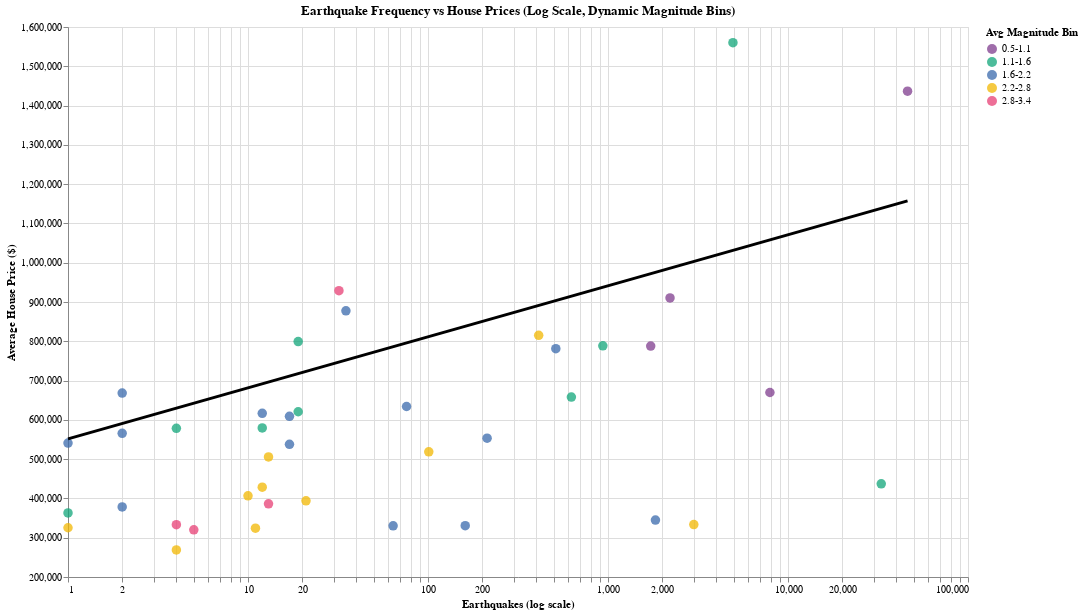

The notebook cell this image was saved under:
### Code cell
import altair as alt
import pandas as pd
import numpy as np

# --------------------------
# 1. FILTER AND CLEAN DATA
# --------------------------

df_corr = agg_state_year_chosen[
    (agg_state_year_chosen["n_earthquakes"] > 0) &
    (agg_state_year_chosen["avg_price"] > 0) &
    (agg_state_year_chosen["avg_magnitude"].notna())
].copy()

# Ensure numeric
df_corr["n_earthquakes"] = pd.to_numeric(df_corr["n_earthquakes"], errors="coerce")
df_corr["avg_price"] = pd.to_numeric(df_corr["avg_price"], errors="coerce")
df_corr["avg_magnitude"] = pd.to_numeric(df_corr["avg_magnitude"], errors="coerce")

# --------------------------
# 2. CREATE DYNAMIC EXCLUSIVE BINS
# --------------------------

# Determine min and max for avg_magnitude
min_mag = df_corr["avg_magnitude"].min()
max_mag = df_corr["avg_magnitude"].max()

# Create 5 equal-width bins between min and max
bins = np.linspace(min_mag, max_mag, num=6)  # 6 edges → 5 bins
labels = [f"{round(bins[i],1)}-{round(bins[i+1],1)}" for i in range(len(bins)-1)]

# right=False ensures exclusive upper boundary
df_corr["magnitude_bin"] = pd.cut(df_corr["avg_magnitude"], bins=bins, labels=labels, right=False)

# --------------------------
# 3. DEFINE DARK COLOR SCALE
# --------------------------

color_scale = alt.Scale(
    domain=labels,
    range=["#7f3c8d", "#11a579", "#3969ac", "#f2b701", "#e73f74"]  # dark, distinct
)

# --------------------------
# 4. SCATTER PLOT
# --------------------------

scatter = (
    alt.Chart(df_corr)
    .mark_circle(size=90, opacity=0.75)
    .encode(
        x=alt.X("n_earthquakes:Q", title="Earthquakes (log scale)", scale=alt.Scale(type="log")),
        y=alt.Y("avg_price:Q", title="Average House Price ($)", scale=alt.Scale(zero=False)),
        color=alt.Color("magnitude_bin:N", title="Avg Magnitude Bin", scale=color_scale),
        tooltip=[
            alt.Tooltip("state:N"),
            alt.Tooltip("n_earthquakes:Q", title="Earthquakes"),
            alt.Tooltip("avg_price:Q", title="Avg Price ($)"),
            alt.Tooltip("avg_magnitude:Q", title="Avg Magnitude"),
            alt.Tooltip("magnitude_bin:N", title="Magnitude Bin")
        ]
    )
)

# --------------------------
# 5. REGRESSION TRENDLINE
# --------------------------

smooth = (
    alt.Chart(df_corr)
    .transform_regression("n_earthquakes", "avg_price", method="linear")
    .mark_line(color="black", size=3)
    .encode(
        x=alt.X("n_earthquakes:Q", scale=alt.Scale(type="log")),
        y="avg_price:Q"
    )
)

# --------------------------
# 6. COMBINE PLOT
# --------------------------

correlation = (scatter + smooth).properties(
    width=900,
    height=550,
    title="Earthquake Frequency vs House Prices (Log Scale, Dynamic Magnitude Bins)"
)

correlation

### Figure 1 — Vega-Lite specification as saved in the notebook (floating-point values rounded to 4 significant figures)
{"config": {"view": {"continuousWidth": 300, "continuousHeight": 300}}, "layer": [{"mark": {"type": "circle", "opacity": 0.75, "size": 90}, "encoding": {"color": {"field": "magnitude_bin", "scale": {"domain": ["0.5-1.1", "1.1-1.6", "1.6-2.2", "2.2-2.8", "2.8-3.4"], "range": ["#7f3c8d", "#11a579", "#3969ac", "#f2b701", "#e73f74"]}, "title": "Avg Magnitude Bin", "type": "nominal"}, "tooltip": [{"field": "state", "type": "nominal"}, {"field": "n_earthquakes", "title": "Earthquakes", "type": "quantitative"}, {"field": "avg_price", "title": "Avg Price ($)", "type": "quantitative"}, {"field": "avg_magnitude", "title": "Avg Magnitude", "type": "quantitative"}, {"field": "magnitude_bin", "title": "Magnitude Bin", "type": "nominal"}], "x": {"field": "n_earthquakes", "scale": {"type": "log"}, "title": "Earthquakes (log scale)", "type": "quantitative"}, "y": {"field": "avg_price", "scale": {"zero": false}, "title": "Average House Price ($)", "type": "quantitative"}}}, {"mark": {"type": "line", "color": "black", "size": 3}, "encoding": {"x": {"field": "n_earthquakes", "scale": {"type": "log"}, "type": "quantitative"}, "y": {"field": "avg_price", "type": "quantitative"}}, "transform": [{"on": "n_earthquakes", "regression": "avg_price", "method": "linear"}]}], "data": {"name": "data-68a541973310108b2537f983c21360a5"}, "height": 550, "title": "Earthquake Frequency vs House Prices (Log Scale, Dynamic Magnitude Bins)", "width": 900, "$schema": "https://vega.github.io/schema/vega-lite/v5.20.1.json", "datasets": {"data-68a541973310108b2537f983c21360a5": [{"state": "Alabama", "state_fips": 1, "year": 2015, "n_earthquakes": 21.0, "avg_magnitude": 2.38, "max_magnitude": 3.5, "avg_depth": 2.761, "n_properties": 217.0, "avg_price": 393900.0, "median_price": 285000.0, "avg_bedrooms": 3.53, "avg_bathrooms": 2.719, "magnitude_bin": "2.2-2.8"}, {"state": "Alaska", "state_fips": 2, "year": 2015, "n_earthquakes": 32970.0, "avg_magnitude": 1.569, "max_magnitude": 6.8, "avg_depth": 40.96, "n_properties": 24.0, "avg_price": 437300.0, "median_price": 372200.0, "avg_bedrooms": 3.333, "avg_bathrooms": 2.667, "magnitude_bin": "1.1-1.6"}, {"state": "Arizona", "state_fips": 4, "year": 2015, "n_earthquakes": 76.0, "avg_magnitude": 1.918, "max_magnitude": 4.0, "avg_depth": 10.58, "n_properties": 749.0, "avg_price": 634000.0, "median_price": 460000.0, "avg_bedrooms": 3.192, "avg_bathrooms": 2.479, "magnitude_bin": "1.6-2.2"}, {"state": "Arkansas", "state_fips": 5, "year": 2015, "n_earthquakes": 64.0, "avg_magnitude": 2.095, "max_magnitude": 2.98, "avg_depth": 5.324, "n_properties": 167.0, "avg_price": 330200.0, "median_price": 240000.0, "avg_bedrooms": 3.24, "avg_bathrooms": 2.371, "magnitude_bin": "1.6-2.2"}, {"state": "California", "state_fips": 6, "year": 2015, "n_earthquakes": 46150.0, "avg_magnitude": 0.966, "max_magnitude": 5.72, "avg_depth": 5.768, "n_properties": 2420.0, "avg_price": 1437000.0, "median_price": 761200.0, "avg_bedrooms": 3.501, "avg_bathrooms": 2.879, "magnitude_bin": "0.5-1.1"}, {"state": "Colorado", "state_fips": 8, "year": 2015, "n_earthquakes": 32.0, "avg_magnitude": 2.954, "max_magnitude": 3.9, "avg_depth": 3.545, "n_properties": 567.0, "avg_price": 928700.0, "median_price": 619500.0, "avg_bedrooms": 3.66, "avg_bathrooms": 3.039, "magnitude_bin": "2.8-3.4"}, {"state": "Connecticut", "state_fips": 9, "year": 2015, "n_earthquakes": 19.0, "avg_magnitude": 1.618, "max_magnitude": 3.3, "avg_depth": 4.702, "n_properties": 244.0, "avg_price": 620600.0, "median_price": 387000.0, "avg_bedrooms": 3.627, "avg_bathrooms": 2.709, "magnitude_bin": "1.1-1.6"}, {"state": "Georgia", "state_fips": 13, "year": 2015, "n_earthquakes": 13.0, "avg_magnitude": 2.616, "max_magnitude": 4.4, "avg_depth": 10.02, "n_properties": 437.0, "avg_price": 505700.0, "median_price": 387000.0, "avg_bedrooms": 3.73, "avg_bathrooms": 3.05, "magnitude_bin": "2.2-2.8"}, {"state": "Hawaii", "state_fips": 15, "year": 2015, "n_earthquakes": 4944.0, "avg_magnitude": 1.427, "max_magnitude": 5.2, "avg_depth": 6.816, "n_properties": 137.0, "avg_price": 1560000.0, "median_price": 889000.0, "avg_bedrooms": 2.971, "avg_bathrooms": 2.46, "magnitude_bin": "1.1-1.6"}, {"state": "Idaho", "state_fips": 16, "year": 2015, "n_earthquakes": 513.0, "avg_magnitude": 2.018, "max_magnitude": 5.0, "avg_depth": 7.825, "n_properties": 84.0, "avg_price": 781200.0, "median_price": 607000.0, "avg_bedrooms": 3.631, "avg_bathrooms": 2.452, "magnitude_bin": "1.6-2.2"}, {"state": "Illinois", "state_fips": 17, "year": 2015, "n_earthquakes": 10.0, "avg_magnitude": 2.381, "max_magnitude": 3.4, "avg_depth": 12.32, "n_properties": 789.0, "avg_price": 406500.0, "median_price": 289000.0, "avg_bedrooms": 3.426, "avg_bathrooms": 2.63, "magnitude_bin": "2.2-2.8"}, {"state": "Indiana", "state_fips": 18, "year": 2015, "n_earthquakes": 1.0, "avg_magnitude": 2.33, "max_magnitude": 2.33, "avg_depth": 16.75, "n_properties": 332.0, "avg_price": 325300.0, "median_price": 259900.0, "avg_bedrooms": 3.328, "avg_bathrooms": 2.416, "magnitude_bin": "2.2-2.8"}, {"state": "Kansas", "state_fips": 20, "year": 2015, "n_earthquakes": 1835.0, "avg_magnitude": 1.966, "max_magnitude": 4.1, "avg_depth": 5.055, "n_properties": 159.0, "avg_price": 344900.0, "median_price": 300000.0, "avg_bedrooms": 3.629, "avg_bathrooms": 2.843, "magnitude_bin": "1.6-2.2"}, {"state": "Kentucky", "state_fips": 21, "year": 2015, "n_earthquakes": 11.0, "avg_magnitude": 2.414, "max_magnitude": 2.82, "avg_depth": 14.11, "n_properties": 284.0, "avg_price": 324400.0, "median_price": 265000.0, "avg_bedrooms": 3.313, "avg_bathrooms": 2.412, "magnitude_bin": "2.2-2.8"}, {"state": "Maine", "state_fips": 23, "year": 2015, "n_earthquakes": 35.0, "avg_magnitude": 1.726, "max_magnitude": 2.5, "avg_depth": 4.771, "n_properties": 23.0, "avg_price": 877500.0, "median_price": 379900.0, "avg_bedrooms": 3.522, "avg_bathrooms": 2.435, "magnitude_bin": "1.6-2.2"}, {"state": "Maryland", "state_fips": 24, "year": 2015, "n_earthquakes": 1.0, "avg_magnitude": 1.91, "max_magnitude": 1.91, "avg_depth": 7.0, "n_properties": 444.0, "avg_price": 540800.0, "median_price": 419900.0, "avg_bedrooms": 3.626, "avg_bathrooms": 3.09, "magnitude_bin": "1.6-2.2"}, {"state": "Massachusetts", "state_fips": 25, "year": 2015, "n_earthquakes": 2.0, "avg_magnitude": 1.65, "max_magnitude": 1.8, "avg_depth": 5.31, "n_properties": 12.0, "avg_price": 668200.0, "median_price": 498500.0, "avg_bedrooms": 3.917, "avg_bathrooms": 2.833, "magnitude_bin": "1.6-2.2"}, {"state": "Michigan", "state_fips": 26, "year": 2015, "n_earthquakes": 4.0, "avg_magnitude": 3.075, "max_magnitude": 4.2, "avg_depth": 2.37, "n_properties": 508.0, "avg_price": 333300.0, "median_price": 229900.0, "avg_bedrooms": 3.425, "avg_bathrooms": 2.283, "magnitude_bin": "2.8-3.4"}, {"state": "Minnesota", "state_fips": 27, "year": 2015, "n_earthquakes": 12.0, "avg_magnitude": 2.575, "max_magnitude": 2.8, "avg_depth": 0.0, "n_properties": 552.0, "avg_price": 428600.0, "median_price": 349900.0, "avg_bedrooms": 3.453, "avg_bathrooms": 2.498, "magnitude_bin": "2.2-2.8"}, {"state": "Mississippi", "state_fips": 28, "year": 2015, "n_earthquakes": 5.0, "avg_magnitude": 2.884, "max_magnitude": 3.2, "avg_depth": 4.004, "n_properties": 65.0, "avg_price": 320000.0, "median_price": 279000.0, "avg_bedrooms": 3.492, "avg_bathrooms": 2.692, "magnitude_bin": "2.8-3.4"}, {"state": "Missouri", "state_fips": 29, "year": 2015, "n_earthquakes": 161.0, "avg_magnitude": 1.778, "max_magnitude": 3.6, "avg_depth": 8.532, "n_properties": 370.0, "avg_price": 330600.0, "median_price": 263900.0, "avg_bedrooms": 3.235, "avg_bathrooms": 2.514, "magnitude_bin": "1.6-2.2"}, {"state": "Montana", "state_fips": 30, "year": 2015, "n_earthquakes": 1727.0, "avg_magnitude": 0.9612, "max_magnitude": 3.5, "avg_depth": 7.589, "n_properties": 87.0, "avg_price": 787900.0, "median_price": 534900.0, "avg_bedrooms": 3.517, "avg_bathrooms": 2.598, "magnitude_bin": "0.5-1.1"}, {"state": "Nebraska", "state_fips": 31, "year": 2015, "n_earthquakes": 3.0, "avg_magnitude": 3.367, "max_magnitude": 3.6, "avg_depth": 8.25, "n_properties": 158.0, "avg_price": 287700.0, "median_price": 250000.0, "avg_bedrooms": 3.348, "avg_bathrooms": 2.475, "magnitude_bin": null}, {"state": "Nevada", "state_fips": 32, "year": 2015, "n_earthquakes": 7935.0, "avg_magnitude": 0.4986, "max_magnitude": 5.3, "avg_depth": 7.452, "n_properties": 106.0, "avg_price": 669600.0, "median_price": 517000.0, "avg_bedrooms": 3.321, "avg_bathrooms": 2.604, "magnitude_bin": "0.5-1.1"}, {"state": "New Hampshire", "state_fips": 33, "year": 2015, "n_earthquakes": 17.0, "avg_magnitude": 1.676, "max_magnitude": 2.3, "avg_depth": 5.155, "n_properties": 43.0, "avg_price": 608900.0, "median_price": 489900.0, "avg_bedrooms": 3.395, "avg_bathrooms": 2.558, "magnitude_bin": "1.6-2.2"}, {"state": "New Jersey", "state_fips": 34, "year": 2015, "n_earthquakes": 4.0, "avg_magnitude": 1.463, "max_magnitude": 2.6, "avg_depth": 6.755, "n_properties": 330.0, "avg_price": 578300.0, "median_price": 419000.0, "avg_bedrooms": 3.421, "avg_bathrooms": 2.633, "magnitude_bin": "1.1-1.6"}, {"state": "New Mexico", "state_fips": 35, "year": 2015, "n_earthquakes": 13.0, "avg_magnitude": 2.992, "max_magnitude": 3.9, "avg_depth": 4.819, "n_properties": 100.0, "avg_price": 386200.0, "median_price": 299700.0, "avg_bedrooms": 3.39, "avg_bathrooms": 2.5, "magnitude_bin": "2.8-3.4"}, {"state": "New York", "state_fips": 36, "year": 2015, "n_earthquakes": 19.0, "avg_magnitude": 1.443, "max_magnitude": 2.79, "avg_depth": 7.765, "n_properties": 756.0, "avg_price": 799200.0, "median_price": 359000.0, "avg_bedrooms": 3.783, "avg_bathrooms": 2.544, "magnitude_bin": "1.1-1.6"}, {"state": "North Carolina", "state_fips": 37, "year": 2015, "n_earthquakes": 17.0, "avg_magnitude": 2.108, "max_magnitude": 2.67, "avg_depth": 3.299, "n_properties": 494.0, "avg_price": 537600.0, "median_price": 389900.0, "avg_bedrooms": 3.429, "avg_bathrooms": 2.84, "magnitude_bin": "1.6-2.2"}, {"state": "Ohio", "state_fips": 39, "year": 2015, "n_earthquakes": 4.0, "avg_magnitude": 2.325, "max_magnitude": 2.6, "avg_depth": 8.0, "n_properties": 702.0, "avg_price": 268800.0, "median_price": 215000.0, "avg_bedrooms": 3.395, "avg_bathrooms": 2.352, "magnitude_bin": "2.2-2.8"}, {"state": "Oklahoma", "state_fips": 40, "year": 2015, "n_earthquakes": 2997.0, "avg_magnitude": 2.787, "max_magnitude": 4.7, "avg_depth": 5.332, "n_properties": 320.0, "avg_price": 333500.0, "median_price": 243500.0, "avg_bedrooms": 3.366, "avg_bathrooms": 2.478, "magnitude_bin": "2.2-2.8"}, {"state": "Oregon", "state_fips": 41, "year": 2015, "n_earthquakes": 626.0, "avg_magnitude": 1.326, "max_magnitude": 4.5, "avg_depth": 5.905, "n_properties": 462.0, "avg_price": 657900.0, "median_price": 542400.0, "avg_bedrooms": 3.312, "avg_bathrooms": 2.485, "magnitude_bin": "1.1-1.6"}, {"state": "Pennsylvania", "state_fips": 42, "year": 2015, "n_earthquakes": 2.0, "avg_magnitude": 1.935, "max_magnitude": 2.64, "avg_depth": 1.65, "n_properties": 841.0, "avg_price": 378400.0, "median_price": 289000.0, "avg_bedrooms": 3.391, "avg_bathrooms": 2.44, "magnitude_bin": "1.6-2.2"}, {"state": "Rhode Island", "state_fips": 44, "year": 2015, "n_earthquakes": 2.0, "avg_magnitude": 2.15, "max_magnitude": 2.3, "avg_depth": 12.32, "n_properties": 55.0, "avg_price": 565800.0, "median_price": 399000.0, "avg_bedrooms": 3.455, "avg_bathrooms": 2.309, "magnitude_bin": "1.6-2.2"}, {"state": "South Carolina", "state_fips": 45, "year": 2015, "n_earthquakes": 12.0, "avg_magnitude": 1.534, "max_magnitude": 2.48, "avg_depth": 3.563, "n_properties": 300.0, "avg_price": 579300.0, "median_price": 399800.0, "avg_bedrooms": 3.49, "avg_bathrooms": 2.83, "magnitude_bin": "1.1-1.6"}, {"state": "Tennessee", "state_fips": 47, "year": 2015, "n_earthquakes": 213.0, "avg_magnitude": 1.662, "max_magnitude": 3.5, "avg_depth": 9.585, "n_properties": 401.0, "avg_price": 553400.0, "median_price": 375000.0, "avg_bedrooms": 3.277, "avg_bathrooms": 2.631, "magnitude_bin": "1.6-2.2"}, {"state": "Texas", "state_fips": 48, "year": 2015, "n_earthquakes": 101.0, "avg_magnitude": 2.581, "max_magnitude": 4.0, "avg_depth": 5.487, "n_properties": 2077.0, "avg_price": 518700.0, "median_price": 374900.0, "avg_bedrooms": 3.52, "avg_bathrooms": 2.792, "magnitude_bin": "2.2-2.8"}, {"state": "Utah", "state_fips": 49, "year": 2015, "n_earthquakes": 936.0, "avg_magnitude": 1.328, "max_magnitude": 4.09, "avg_depth": 5.774, "n_properties": 239.0, "avg_price": 788500.0, "median_price": 575000.0, "avg_bedrooms": 4.594, "avg_bathrooms": 3.213, "magnitude_bin": "1.1-1.6"}, {"state": "Vermont", "state_fips": 50, "year": 2015, "n_earthquakes": 1.0, "avg_magnitude": 1.4, "max_magnitude": 1.4, "avg_depth": 5.0, "n_properties": 38.0, "avg_price": 363000.0, "median_price": 340000.0, "avg_bedrooms": 3.737, "avg_bathrooms": 2.421, "magnitude_bin": "1.1-1.6"}, {"state": "Virginia", "state_fips": 51, "year": 2015, "n_earthquakes": 12.0, "avg_magnitude": 2.022, "max_magnitude": 2.8, "avg_depth": 3.721, "n_properties": 542.0, "avg_price": 616600.0, "median_price": 486500.0, "avg_bedrooms": 3.688, "avg_bathrooms": 3.161, "magnitude_bin": "1.6-2.2"}, {"state": "Washington", "state_fips": 53, "year": 2015, "n_earthquakes": 2211.0, "avg_magnitude": 0.9569, "max_magnitude": 4.2, "avg_depth": 9.18, "n_properties": 586.0, "avg_price": 910400.0, "median_price": 648500.0, "avg_bedrooms": 3.423, "avg_bathrooms": 2.541, "magnitude_bin": "0.5-1.1"}, {"state": "Wyoming", "state_fips": 56, "year": 2015, "n_earthquakes": 412.0, "avg_magnitude": 2.34, "max_magnitude": 3.8, "avg_depth": 2.62, "n_properties": 33.0, "avg_price": 815200.0, "median_price": 360000.0, "avg_bedrooms": 3.455, "avg_bathrooms": 2.576, "magnitude_bin": "2.2-2.8"}]}}
